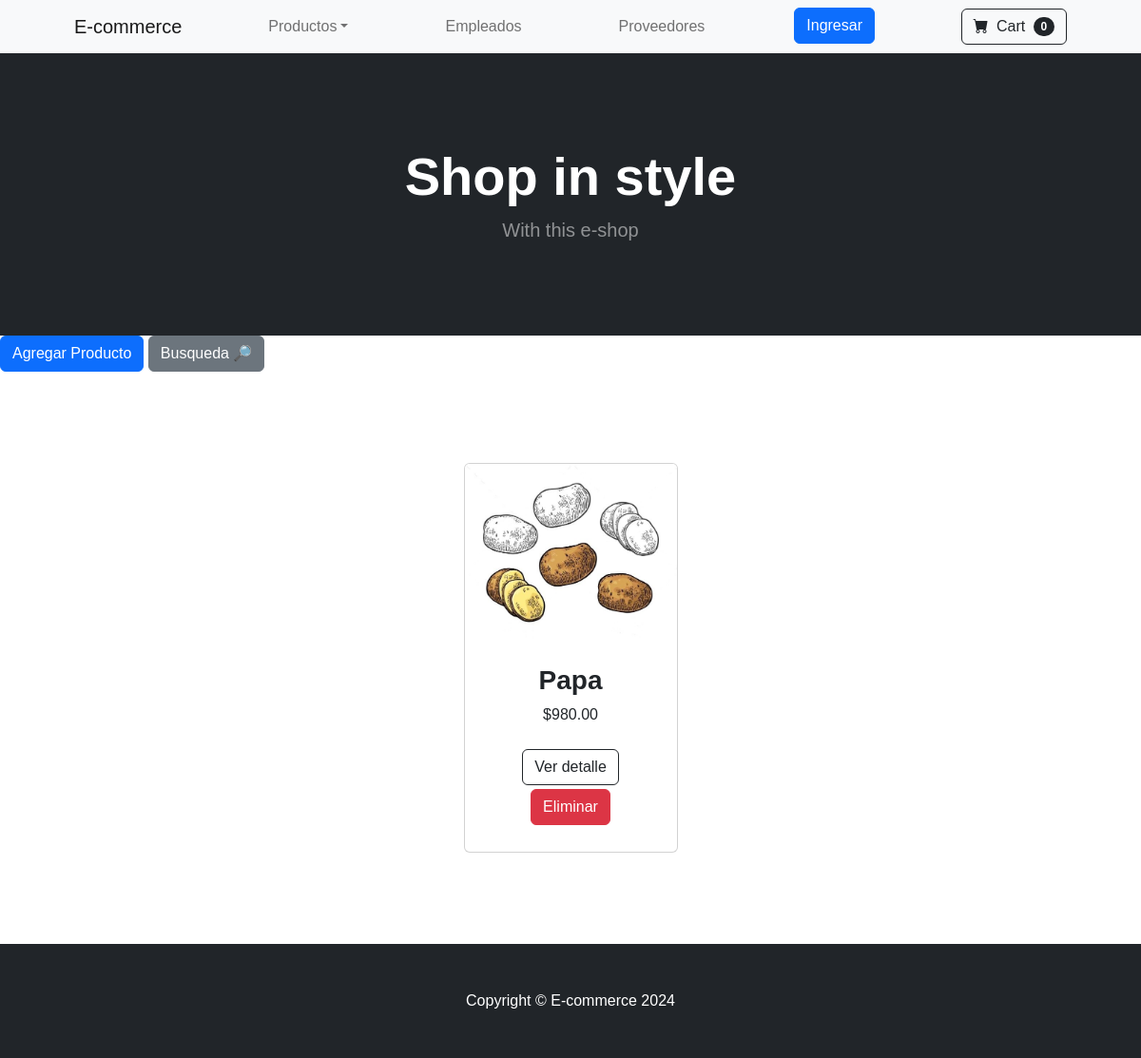
/ecommerce/products/, run on an earlier commit of the app's database.
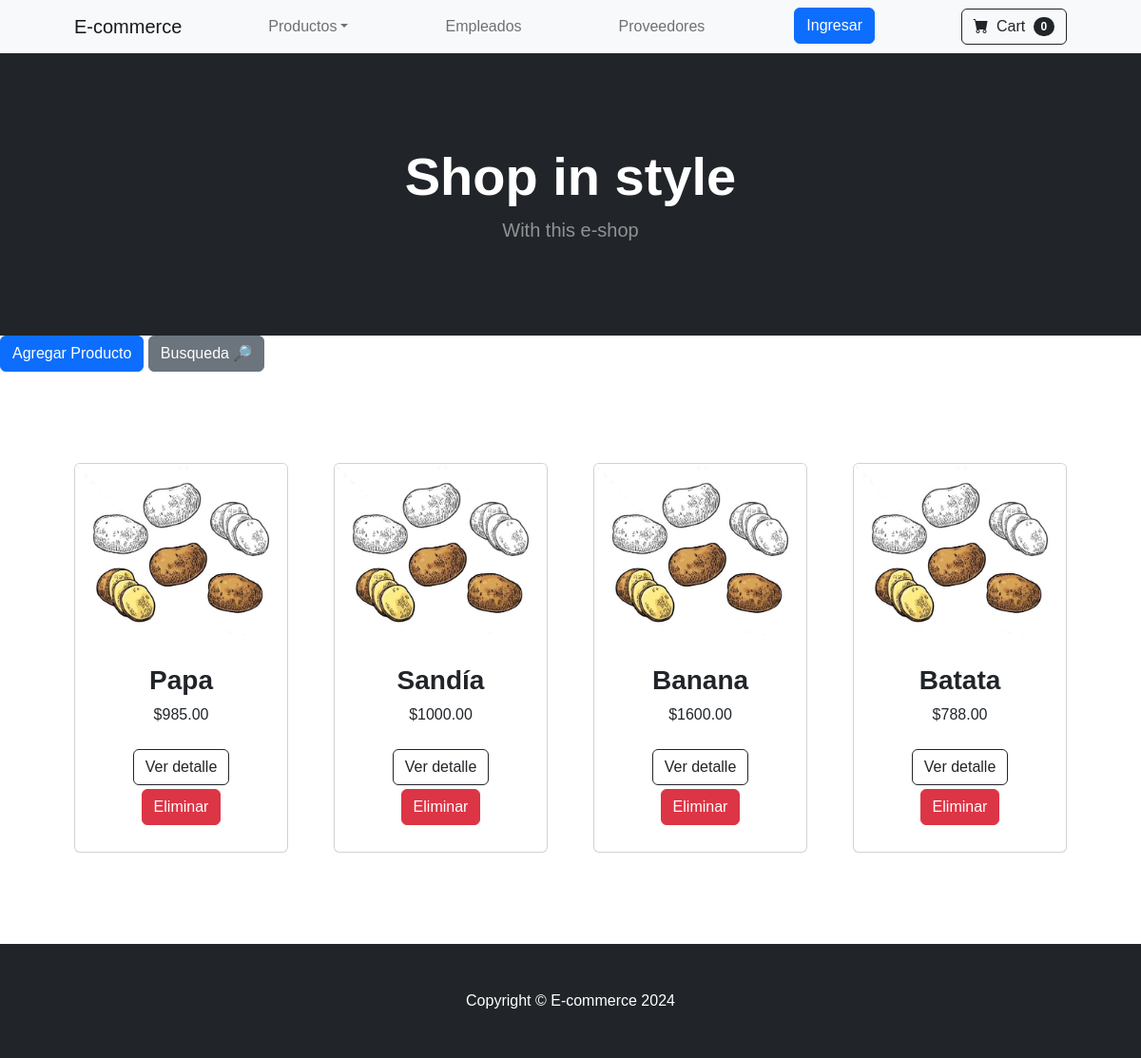
And on a later commit of the database.
### ecommerce/models.py (models this page shows, shortened)
class Product(models.Model):
    title = models.CharField(max_length=40)
    description = models.CharField(max_length=255)
    category = models.CharField(max_length=50)
    price = models.DecimalField(max_digits=9, decimal_places=2)
    stock = models.IntegerField()

### ecommerce/views.py (the view)
# urls.py: path('products/', show_products, name='products'),
def show_products(req):
    products = Product.objects.all()
    return render(req, 'products.html', {'products': products})

### ecommerce/templates/products.html (shortened to what this page needs)
<!DOCTYPE html>
<html lang="en">
<head>
    {% load static %}
    <link href="https://cdn.jsdelivr.net/npm/bootstrap-icons@1.5.0/font/bootstrap-icons.css" rel="stylesheet" />
    <link href="{% static '/css/styles.css' %}" rel="stylesheet" />
</head>
<body>
    {% include 'navbar.html' %}
    {% include 'header.html' %}
    {% block dinamicContent %}
            <a class="btn btn-primary" href="{% url 'createProduct' %}">Agregar Producto</a>
        <a class="btn btn-secondary" href="{% url 'searchProduct' %}">Busqueda 🔎</a>
        <section class="py-5">
            <div class=" container px-4 px-lg-5 mt-5">
                <div class="row gx-4 gx-lg-5 row-cols-2 row-cols-md-3 row-cols-xl-4 d-flex justify-content-around justify-content-center">
                    {% for prod in products %}
                        <div class="col mb-5">
                            <div class="card h-100">
                                <img class="card-img-top" src="{% static 'imgs/potato.jpg' %}" alt={{prod.title}} />
                                <div class="card-body p-4 text-center">
                                    <h3 class="fw-bolder">{{prod.title}}</h3>
                                    ${{prod.price}}
                                </div>
                                <div class="card-footer p-4 pt-0 border-top-0 bg-transparent">
                                    <div class="text-center"><a class="btn btn-outline-dark mt-auto mb-1" href="{% url 'detailedProduct' prod.id %}">Ver detalle</a></div>
                                    <form action="{% url 'deleteProduct' prod.id %}" method="post" class="text-center">{% csrf_token %}
                                        <button class="btn btn-del btn-danger mt-auto mb-1" id={{prod.id}} type="submit">Eliminar</button>
                                    </form>
                                </div>
                            </div>
                        </div>
                    {% endfor %}
                </div>
            </div>
        </section>
    {% endblock dinamicContent %}
    {% include 'footer.html' %}
</body>
</html>

### ecommerce/templates/navbar.html (shortened to what this page needs)
<nav class="navbar navbar-expand-lg navbar-light bg-light">
    <div class="container px-4 px-lg-5">
        <a class="navbar-brand" href="{% url 'home' %}">E-commerce</a>
        <div class="collapse navbar-collapse" id="navbarSupportedContent">
            <ul class="navbar-nav me-auto mb-2 mb-lg-0 ms-lg-4 nav-items">
                <li class="nav-item dropdown">
                    <a class="nav-link dropdown-toggle" id="navbarDropdown" href="#" role="button" data-bs-toggle="dropdown" aria-expanded="false">Productos</a>
                </li>
                <li class="nav-item"><a class="nav-link" href="{% url 'employees' %}">Empleados</a></li>
                <li class="nav-item"><a class="nav-link" href="{% url 'suppliers' %}">Proveedores</a></li>
                <li class="nav-item"><a class="btn btn-primary" href="#signup">Ingresar</a></li>
            </ul>
            <form class="d-flex">
                <button class="btn btn-outline-dark" type="submit">
                    <i class="bi-cart-fill me-1"></i>
                    Cart
                    <span class="badge bg-dark text-white ms-1 rounded-pill">0</span>
                </button>
            </form>
        </div>
    </div>
</nav>

### ecommerce/templates/header.html
<header class="bg-dark py-5">
    <div class="container px-4 px-lg-5 my-5">
        <div class="text-center text-white">
            <h1 class="display-4 fw-bolder">Shop in style</h1>
            <p class="lead fw-normal text-white-50 mb-0">With this e-shop</p>
        </div>
    </div>
</header>

### ecommerce/templates/footer.html
<footer class="py-5 bg-dark">
    <div class="container"><p class="m-0 text-center text-white">Copyright &copy; E-commerce 2024</p></div>
</footer>

What changed in the data, as far as the page shows it:
changed Product "Papa": price "980.00" → "985.00"
added Product: title "Sandía", price "1000.00"
added Product: title "Banana", price "1600.00"
added Product: title "Batata", price "788.00"
